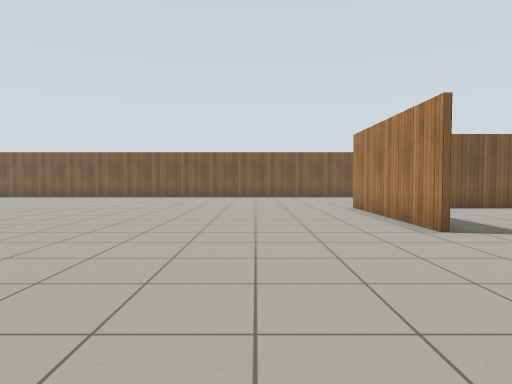
view 1 (above)

16 first-person views from a walk through a Gazebo world. The camera is 0.94 m above the floor, tilts 2° down and sees 75° across. The floor is counted in squares, 1 m on a side. Each view is taken from the middle of a square. On the plan, view 1 faces up. The plan holds only what a view shows up to about 12 squares ahead; the rest is blank. Gazebo's built-in surfaces are drawn with simple patterns.

view 2
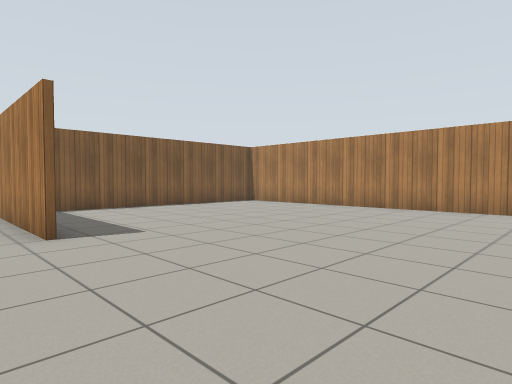

view 3
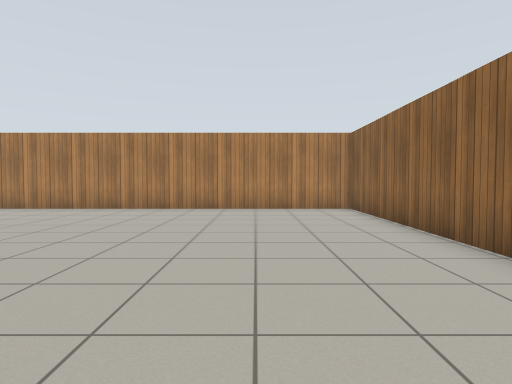

view 4
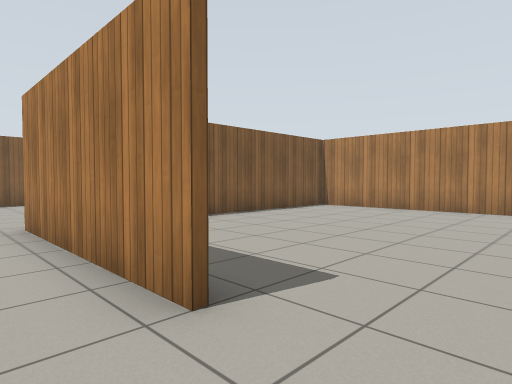

view 5
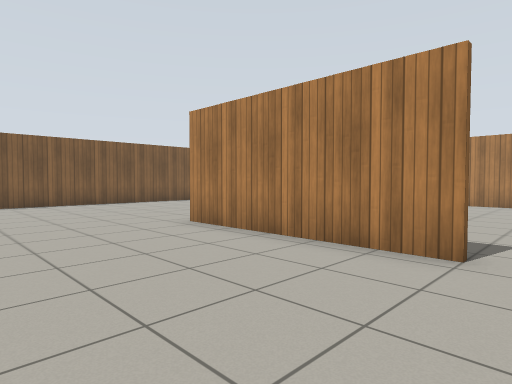

view 6
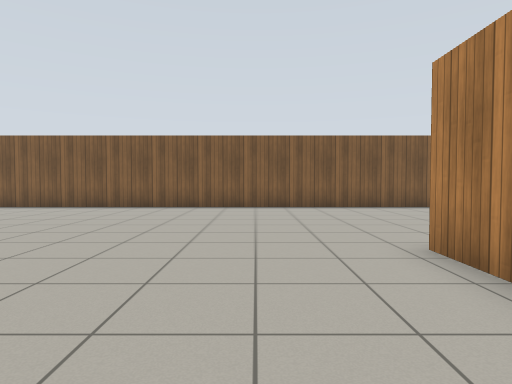

view 7
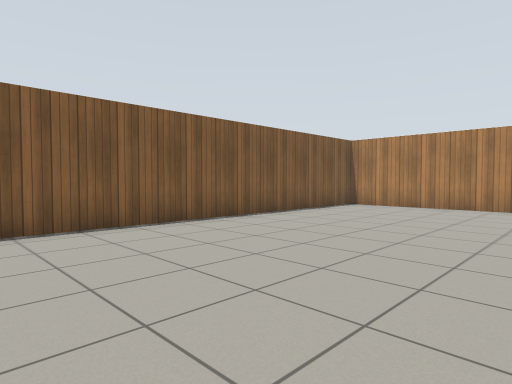

view 8
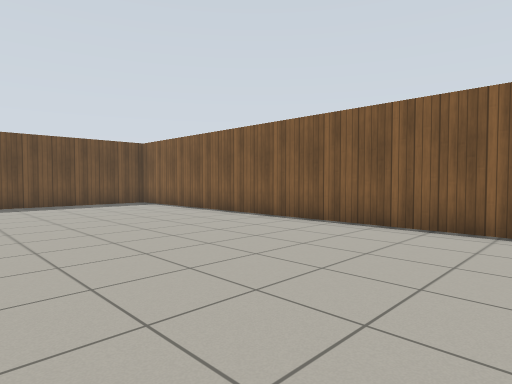

view 9
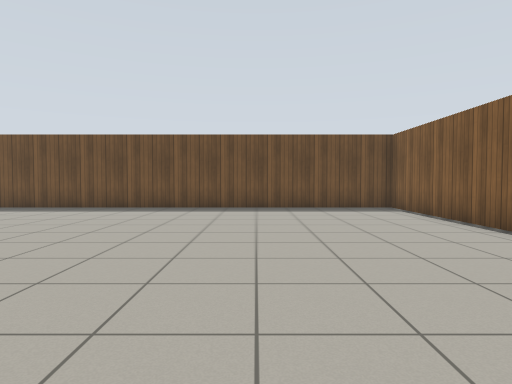

view 10
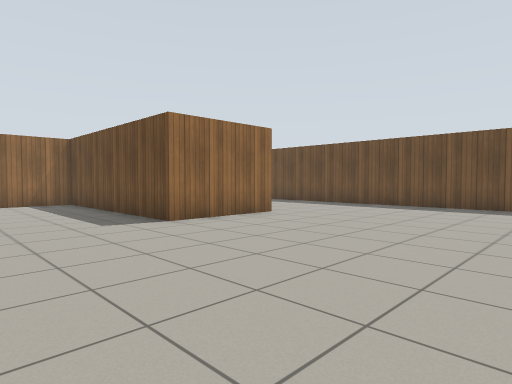

view 11
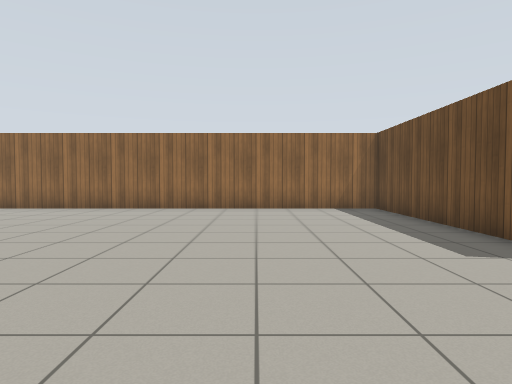

view 12
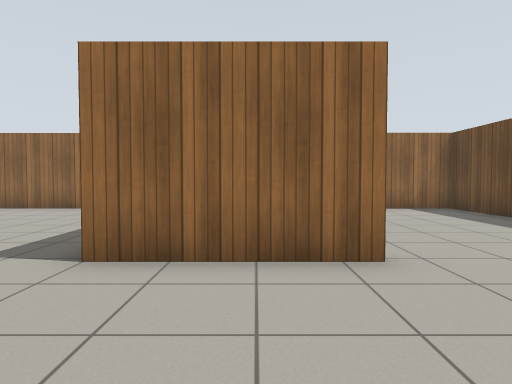

view 13
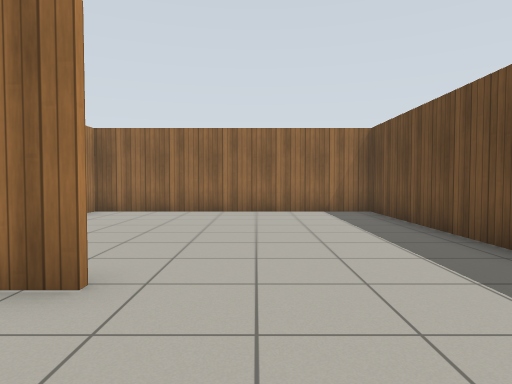

view 14
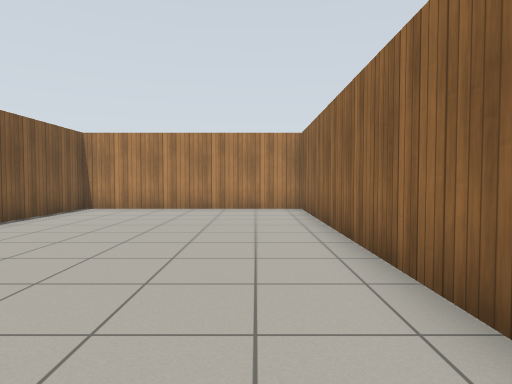

view 15
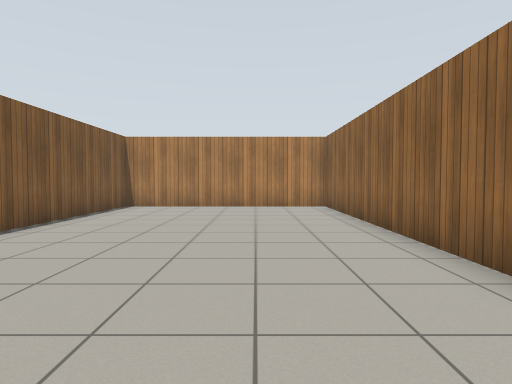

view 16
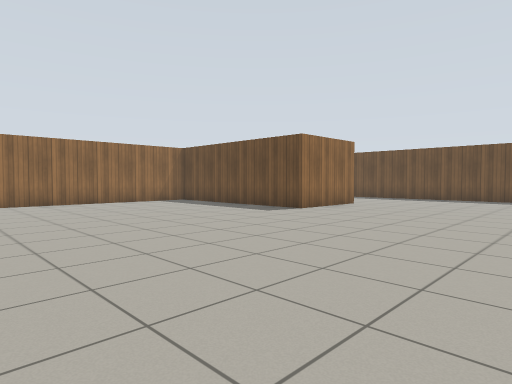

### Floor plan
Points are (right, up) in squares from view 1. A wall is a line through its corners. A room is listed if a view was taken in it or the views show most of it. See-through windows are left out.
Room 1 (views 1, 2, 3, 4, 5, 6, 7, 8, 9, 10, 11, 12, 13, 14, 15, 16)
walls: (3.3, 5.9) (3.3, 11.5); (3.9, 11.5) (13, 11.5); (-11.5, 6.2) (-8, 6.2) (-8, -1.1); (11.8, 11.3) (4.8, 11.3); (-16.4, 18.7) (-16.4, -1) (13, -1.1) (13, 18.7) (-16.4, 18.7)

Positions as (right, up) in squares from view 1, and headings:
1: (0, 0), facing up
2: (2, 0), facing up-right
3: (2, 2), facing right
4: (2, 4), facing up-right
5: (-1, 5), facing up-right
6: (1, 7), facing up
7: (1, 12), facing up-right
8: (-3, 12), facing up-left
9: (-5, 14), facing left
10: (-4, 13), facing down-left
11: (-4, 10), facing down
12: (-10, 10), facing down
13: (-13, 9), facing down
14: (2, 13), facing right
15: (1, 14), facing right
16: (1, 13), facing down-left
